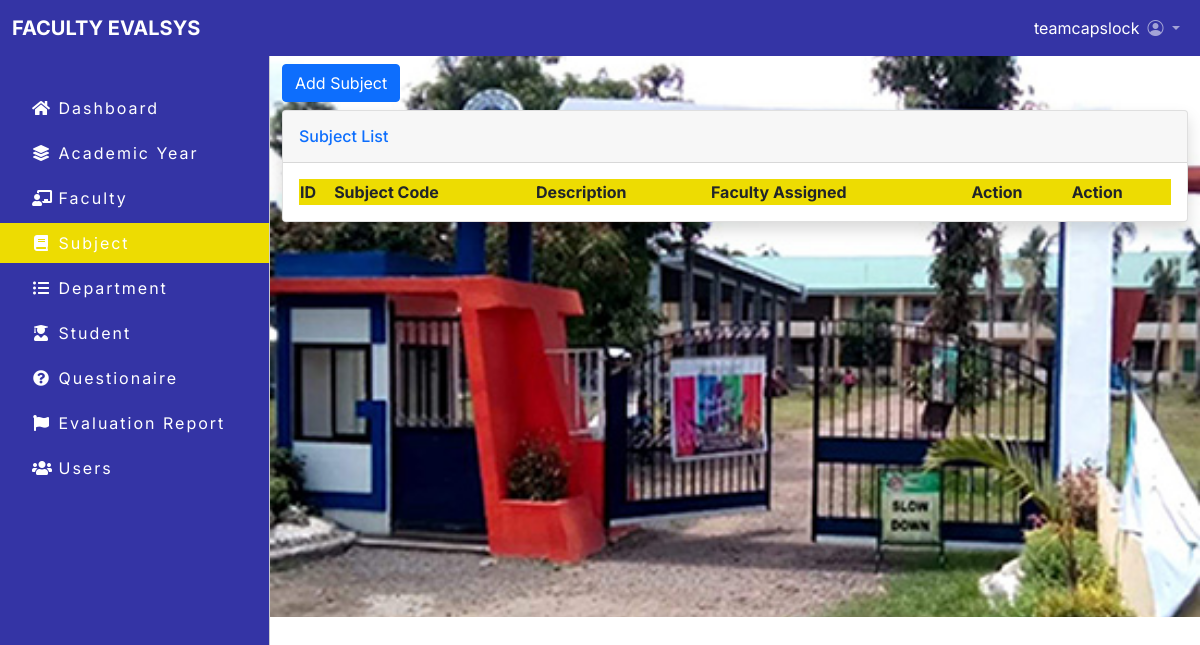
The page /subject_list.php (signed in) on the database as committed earlier.
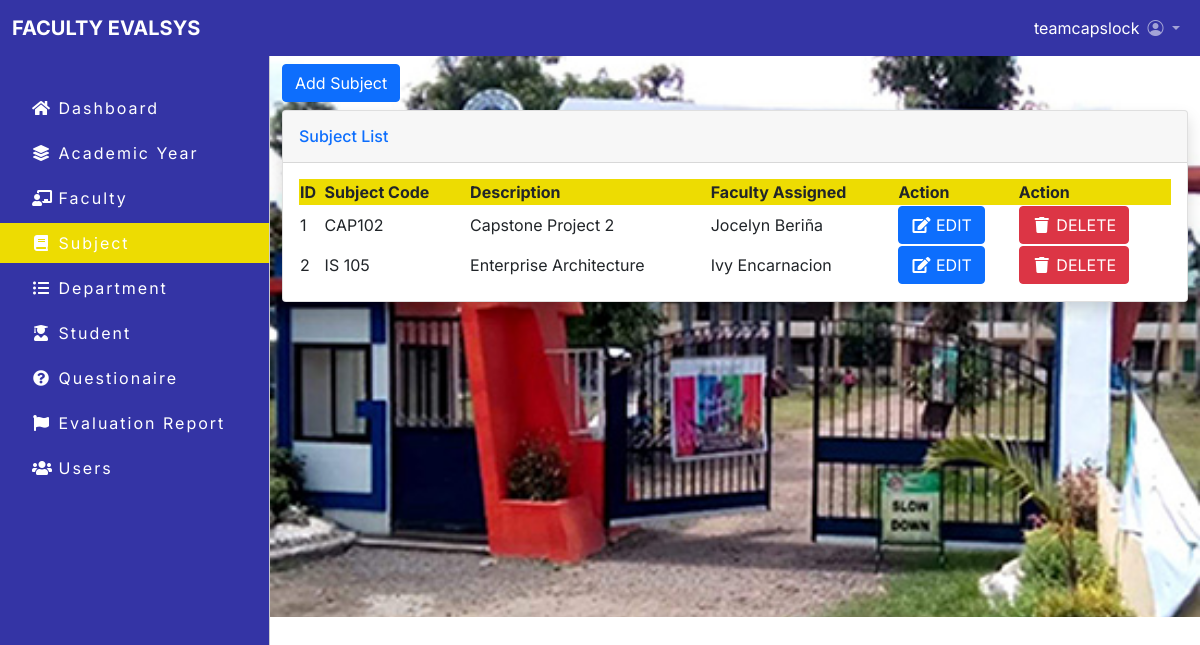
The same page on the database as committed later.
### tables this page shows
CREATE TABLE `subject` (
  `id` int(30) NOT NULL,
  `code` varchar(30) NOT NULL,
  `description` varchar(255) NOT NULL,
  `faculty_id` int(30) NOT NULL
);

CREATE TABLE `faculties` (
  `id` int(30) NOT NULL,
  `fno` varchar(255) NOT NULL,
  `username` varchar(255) NOT NULL,
  `fname` varchar(255) NOT NULL,
  `lname` varchar(255) NOT NULL,
  `usertype` varchar(30) NOT NULL,
  `password` varchar(255) NOT NULL,
  `view` varchar(30) NOT NULL
);

### navbar-items/navbar_items.php (called while the page is built)
<?php
    $items = [
        [
            'label' => 'Dashboard',
            'icon'  => 'fa-home',
            'pages' => ['dashboard.php']
        ],
        [
            'label' => 'Academic Year',
            'icon'  => 'fa-layer-group',
            'pages' => ['academic_list.php', 'viewedit_acad.php', 'update-acad.php']
        ],
        [
            'label' => 'Faculty',
            'icon'  => 'fa-chalkboard-teacher',
            'pages' => ['faculty_list.php', 'viewedit-faculty.php', 'update-faculty.php']
        ],
        [
            'label' => 'Subject',
            'icon'  => 'fa-book',
            'pages' => ['subject_list.php', 'viewedit_subjectlist.php', 'update_subject_list.php']
        ],
        [
            'label' => 'Department',
            'icon'  => 'fa-list-ul',
            'pages' => ['department.php', 'viewedit_classlist.php', 'update_classlist.php']
        ],
        [
            'label' => 'Student',
            'icon'  => 'fa-user-graduate',
            'pages' => ['student_list.php', 'viewedit.php', 'update.php', 'student_info.php']
        ],
        [
            'label' => 'Questionaire',
            'icon'  => 'fa-question-circle',
            'pages' => ['question-list.php']
        ],
        [
            'label' => 'Evaluation Report',
            'icon'  => 'fa-fw fa-flag',
            'pages' => ['report.php']
        ],
        [
            'label' => 'Users',
            'icon'  => 'fa-users',
            'pages' => ['user_list.php']
        ],
    ]
?>

### subject_list.php (the view, shortened to what the changed rows need)
<!DOCTYPE html>
<html lang="en">
<?php
include'includes/header.php'; ?>
<body>
    <?php include'includes/admin-navbar.php'; ?>
    <main class="mt-5 pt-3" style="background-image: url(img/bcc_cover.jpg); background-repeat: no-repeat; background-size: cover; height: 569px;">
        <div class="container-fluid">
            <div class="card shadow mb-4 mt-2">
                <div class="card-body">
                    <div class="table-responsive">
                    <?php
                    include_once'koneksyon.php';
                    $qryview = "SELECT code,description,fname,lname,subject.id as id FROM subject INNER JOIN faculties ON faculties.id = subject.faculty_id";
                    $result = mysqli_query($koneksyon, $qryview);
                    ?>
                        <table class="display" id="myTable" width="100%" cellspacing="0">
                            <thead style="background-color: #eddc02;">
                                <tr>
                                    <th>ID</th>
                                    <th>Subject Code</th>
                                    <th>Description</th>
                                    <th>Faculty Assigned</th>
                                    <th>Action</th>
                                    <th>Action</th>
                                </tr>
                            </thead>
                            <tbody>
                            <?php
                            $no = 1;
                            while($row = mysqli_fetch_array($result)) { ?>
                                <tr>
                                    <td><?php echo $no; ?></td>
                                    <td><?php echo $row['code']; ?></td>
                                    <td><?php echo $row['description']; ?></td>
                                    <td><?php echo $row['fname']." ".$row['lname']; ?></td>
                                    <td><a type="button" class="btn btn-primary" href="viewedit_subjectlist.php?id=<?php echo $row['id']; ?>"><span class="fa fa-fw fa-edit"></span> EDIT</a></td>
                                    <td><button class="btn btn-danger" type="button" onClick="deleteme(<?php echo $row['id']; ?>)" name="delete"><span class="fa fa-fw fa-trash"></span> DELETE</button></td>
                                </tr>
                                <?php $no++; } ?>
                            </tbody>
                        </table>
                    </div>
                </div>
            </div>
        </div>
    </main>
</body>
</html>

### includes/admin-navbar.php (shortened to what the changed rows need)
<?php
if (isset($_SESSION['username']) && isset($_SESSION['id'])) { ?>
	<div class="offcanvas offcanvas-start bg-offc text-white sidebar-nav" tabindex="-1" id="offcanvasExample" aria-labelledby="offcanvasExampleLabel">
	  <div class="offcanvas-body p-0">
	    <nav class="navbar-dark">
	    	<ul class="navbar-nav">
	    		<div class="sm-wrapper">
	    			<?php
				        require_once 'navbar-items/navbar_items.php';
				        foreach ($items as $item) {
				        	echo "<li>";
				            echo "<a href='" . $item['pages'][0] . "'" . (in_array(basename($_SERVER['SCRIPT_NAME']), $item['pages']) ? " class='active'" : "") . ">";
				            echo "<span class='fas fa-fw " . $item['icon'] . "'></span> ";
				            echo $item['label'];
				            echo "</a>";
				            echo "</li>";
				        }
				     ?>
	    		</div>
	    	</ul>
	    </nav>
	  </div>
	</div>
	<?php }else{
		header("location: index.php");
	} ?>

Rows that differ between the two databases and show on the page:
added subject: code "CAP102", description "Capstone Project 2", faculty.fname "Jocelyn", faculty.lname "Beriña"
added subject: code "IS 105", description "Enterprise Architecture", faculty.fname "Ivy", faculty.lname "Encarnacion"
